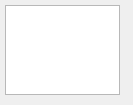
<?xml version="1.0" encoding="UTF-8"?>
<ui version="4.0">
 <class>MainWindow</class>
 <widget class="QMainWindow" name="MainWindow">
  <property name="geometry">
   <rect>
    <x>0</x>
    <y>0</y>
    <width>133</width>
    <height>105</height>
   </rect>
  </property>
  <property name="windowTitle">
   <string>Text Editor</string>
  </property>
  <property name="windowOpacity">
   <double>0.900000000000000</double>
  </property>
  <widget class="QWidget" name="centralwidget">
   <widget class="QTextEdit" name="textEditDropbox">
    <property name="enabled">
     <bool>true</bool>
    </property>
    <property name="geometry">
     <rect>
      <x>5</x>
      <y>5</y>
      <width>115</width>
      <height>90</height>
     </rect>
    </property>
    <property name="styleSheet">
     <string notr="true"/>
    </property>
   </widget>
  </widget>
  <action name="actionOpen">
   <property name="text">
    <string>Open</string>
   </property>
  </action>
  <action name="actionSave">
   <property name="text">
    <string>Save</string>
   </property>
   <property name="shortcut">
    <string>Ctrl+S</string>
   </property>
  </action>
  <action name="actionExit">
   <property name="text">
    <string>Exit</string>
   </property>
  </action>
  <action name="actionRefresh">
   <property name="text">
    <string>Refresh</string>
   </property>
   <property name="shortcut">
    <string>Ctrl+F</string>
   </property>
  </action>
 </widget>
 <resources/>
 <connections/>
</ui>
